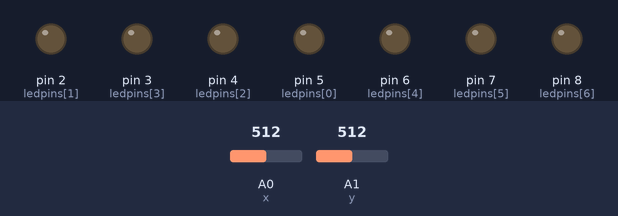
Bench run of a sketch on a simulated Arduino Uno, built with avr-gcc and run on an emulated ATmega328P. On the bench: output pins drawn as LEDs (lit = HIGH). The inputs (shaded band) are chosen by the test bench; at power-on: A0 (x) = 512, A1 (y) = 512. Random numbers use the default seed unless the sketch sets one.

Above: at 5.3 s.
5.4 s: A0 (x) set to 1012
At 6.8 s:
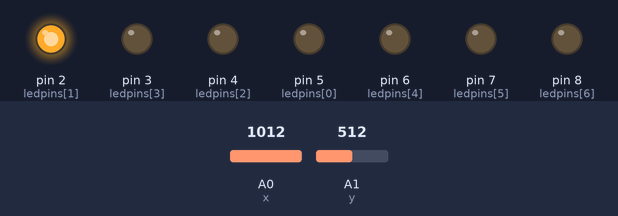
9.0 s: A0 (x) set to 1023
At 11.8 s:
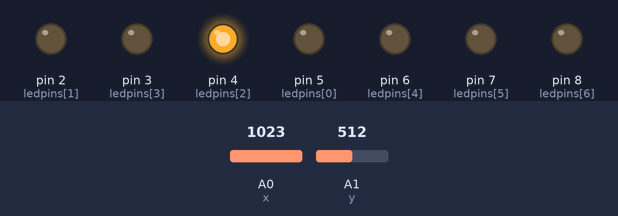
16.3 s: A1 (y) set to 0
At 21.8 s:
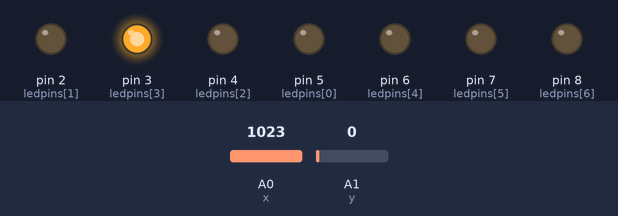
Timing chart, 0 to 34.7 s (numbered marks = the images above; inputs shaded):
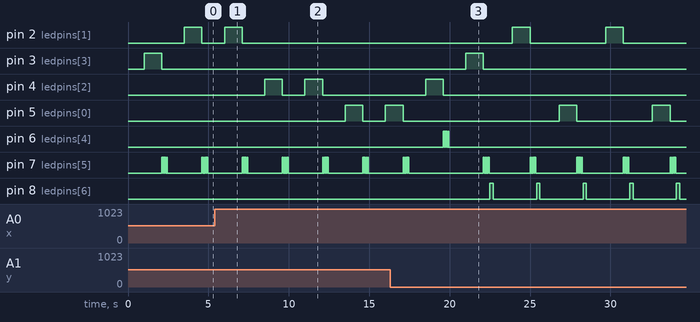

Measured:
- the behaviour switches between 1022 and 1023 on A0 (x) (found by bisection; images 1 and 2)
- by itself, pin 2 (ledpins[1]): alternates HIGH for 1.1 s and LOW for 4.7 s

The sketch:

Whack_a_LED.ino
```cpp
int x = A0;
int y = A1;

int ssx;  //state of x
int ssy;  //state of y
int ss;   //converted state

int rnum;   //random number
int wins = 0;
int highScore = 0;

const int easy = 1000;
const int medium = 500;
const int hard = 325;
const int stupid = 250;

int ledpins[] = {5,2,4,3,6,7,8};
int pincount = 7;


void setup() {

  Serial.begin(9600);
  pinMode(x,INPUT);
  pinMode(y,INPUT);

  for(int i = 0; i<pincount; i++){
    pinMode(ledpins[i],OUTPUT);
  }

}

void loop() {
  // put your main code here, to run repeatedly:

  rnum = random(4);
  delay(1000);
  digitalWrite(ledpins[rnum],HIGH);
  delay(easy);

  ssx = analogRead(x);
  delay(100);
  ssy = analogRead(y);

  ss = 0;
  switch(ssx){
    case 0:
    ss = 1;
    break;
    case 1023:
    ss = 2;
    break;
  }
  switch(ssy){
    case 0:
    ss = 3;
    break;
    case 1023:
    ss = 4;
    break;
  }
  digitalWrite(ledpins[rnum],LOW);
  if(ss-1==rnum){
    wins++;
    for(int i = 0; i<=3; i++){
      digitalWrite(ledpins[4],HIGH);
      delay(50);
      digitalWrite(ledpins[4],LOW);
      delay(50);
    }
  }
  else{
    if(wins>highScore){
      highScore = wins;
      wins = 0;
    }
    for(int i = 0; i<=3; i++){
      digitalWrite(ledpins[5],HIGH);
      delay(50);
      digitalWrite(ledpins[5],LOW);
      delay(50);
    }
    for(int i = 0; i<highScore; i++){
      digitalWrite(ledpins[6], HIGH);
      delay(200);
      digitalWrite(ledpins[6],LOW);
      delay(200);
    }

    }
  }
```
